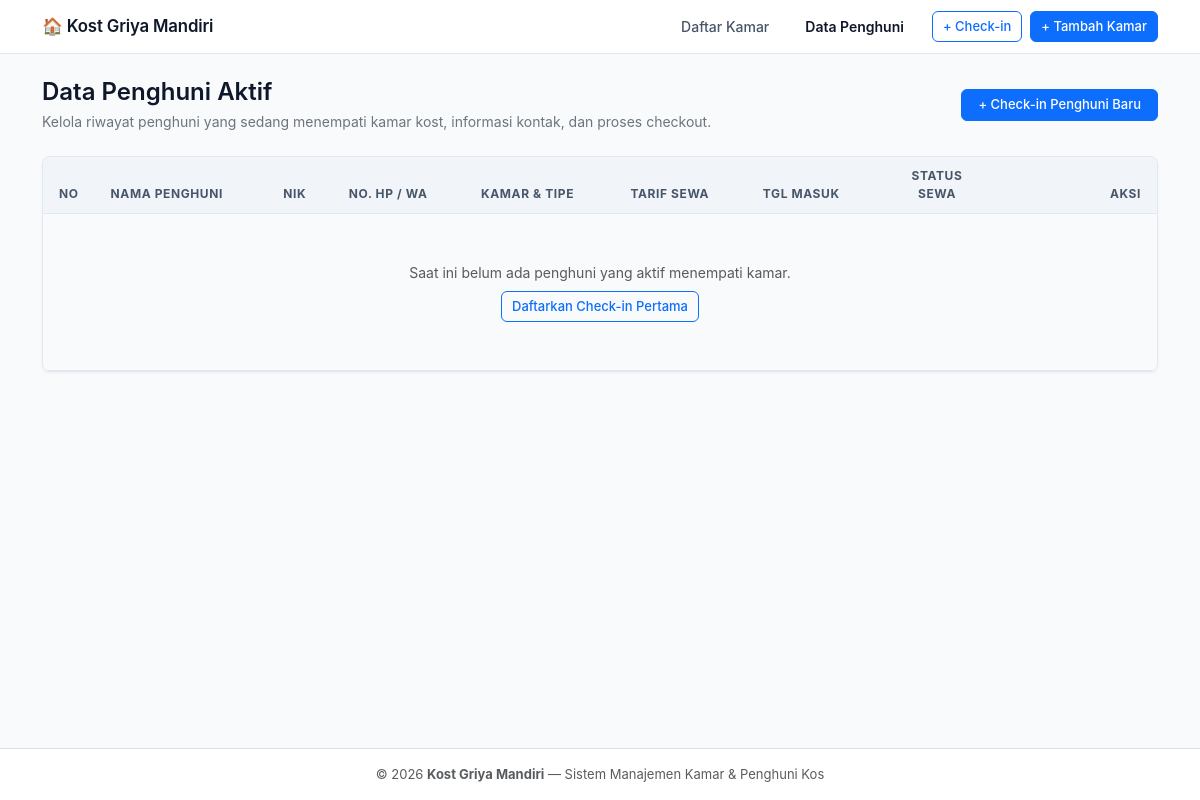
Page /penghuni on the earlier database version.
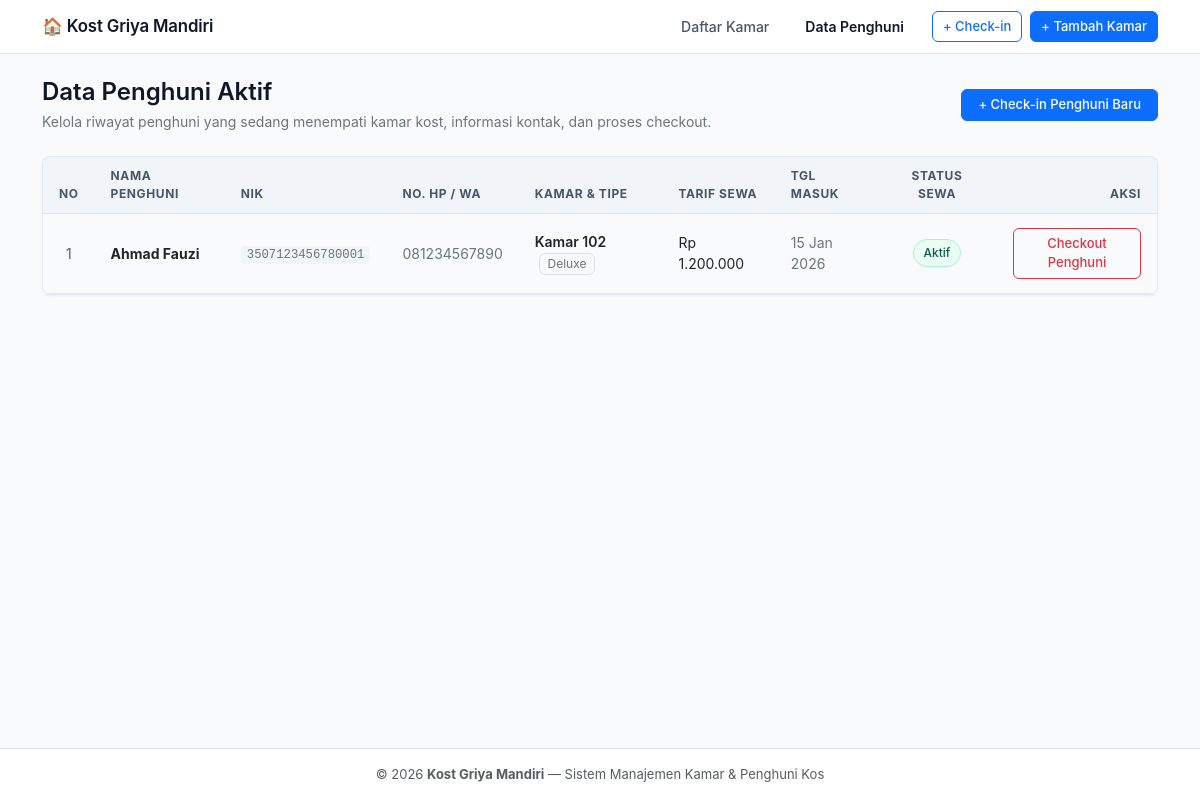
Same page on the later database version.
### tables this page shows
CREATE TABLE `penghuni` (
    `id` INT AUTO_INCREMENT PRIMARY KEY,
    `kamar_id` INT NOT NULL,
    `nama_lengkap` VARCHAR(100) NOT NULL,
    `nik` VARCHAR(20) NOT NULL,
    `no_hp` VARCHAR(20) NOT NULL,
    `tgl_masuk` DATE NOT NULL,
    `tgl_keluar` DATE NULL,
    `status_sewa` ENUM('aktif', 'selesai') NOT NULL DEFAULT 'aktif',
    `created_at` TIMESTAMP DEFAULT CURRENT_TIMESTAMP,
    CONSTRAINT `fk_penghuni_kamar` FOREIGN KEY (`kamar_id`) REFERENCES `kamar` (`id`) ON DELETE RESTRICT ON UPDATE CASCADE
);

CREATE TABLE `kamar` (
    `id` INT AUTO_INCREMENT PRIMARY KEY,
    `nomor` VARCHAR(50) NOT NULL UNIQUE,
    `tipe` VARCHAR(50) NOT NULL,
    `harga` DECIMAL(12, 2) NOT NULL,
    `fasilitas` TEXT NULL,
    `status` ENUM('tersedia', 'terisi') NOT NULL DEFAULT 'tersedia',
    `created_at` TIMESTAMP DEFAULT CURRENT_TIMESTAMP
);

### src/config/koneksi.php (called while the page is built)
<?php
$host = 'localhost';
$dbname = 'db_kostan';
$username = 'root';
$password = '';
try {
    return new PDO(
        "mysql:host={$host};dbname={$dbname};charset=utf8mb4",
        $username,
        $password,
        [
            PDO::ATTR_ERRMODE => PDO::ERRMODE_EXCEPTION,
            PDO::ATTR_DEFAULT_FETCH_MODE => PDO::FETCH_ASSOC,
            PDO::ATTR_EMULATE_PREPARES => false,
        ]
    );
} catch (PDOException $e) {
    die('<div style="font-family: -apple-system, BlinkMacSystemFont, sans-serif; padding: 24px; max-width: 600px; margin: 40px auto; background-color: #fef2f2; border: 1px solid #fecaca; border-radius: 8px; color: #991b1b;">' .
        '<h3 style="margin-top: 0; font-size: 1.1rem; color: #b91c1c;">Gagal Terhubung ke Database MySQL</h3>' .
        '<p style="font-size: 0.9rem; line-height: 1.5; color: #4b5563;">' .
        'Pastikan service MySQL di Laragon / XAMPP sudah berjalan aktif, dan database <code>db_kostan</code> telah dibuat/diimpor dari file <code>database.sql</code>.' .
        '</p>' .
        '<p style="font-size: 0.8rem; background: #fee2e2; padding: 8px 12px; border-radius: 4px; font-family: monospace; color: #7f1d1d; word-break: break-all;">' .
        htmlspecialchars($e->getMessage()) .
        '</p>' .
        '</div>');
}

### src/Controllers/PenghuniController.php (called while the page is built, shortened)
<?php
class PenghuniController
{
    private PenghuniRepository $penghuniRepo;
    public function __construct(?PenghuniRepository $repo = null, ?KamarRepository $kamarRepo = null)
    {
        $this->penghuniRepo = $repo ?? new PenghuniRepository();
    }
    private function render(string $view, array $data = []): void
    {
        extract($data);
        require_once __DIR__ . '/../../views/layout/header.php';
        require_once __DIR__ . "/../../views/{$view}.php";
        require_once __DIR__ . '/../../views/layout/footer.php';
    }
    public function index(): void
    {
        $penghunis = $this->penghuniRepo->allActive();
        $this->render('penghuni/index', [
            'title' => 'Data Penghuni Aktif - Griya Mandiri',
            'penghunis' => $penghunis,
        ]);
    }
}

### public/index.php (called while the page is built, shortened)
<?php
$router = new Router();
$router->get('/', [KamarController::class, 'index']);
$router->get('/kamar', [KamarController::class, 'index']);
$router->get('/kamar/tambah', [KamarController::class, 'create']);
$router->post('/kamar/simpan', [KamarController::class, 'store']);
$router->post('/kamar/tambah', [KamarController::class, 'store']);
$router->get('/kamar/edit/{id}', [KamarController::class, 'edit']);
$router->get('/kamar/edit', [KamarController::class, 'edit']);
$router->post('/kamar/update/{id}', [KamarController::class, 'update']);
$router->post('/kamar/update', [KamarController::class, 'update']);
$router->post('/kamar/hapus/{id}', [KamarController::class, 'delete']);
$router->post('/kamar/hapus', [KamarController::class, 'delete']);
$router->get('/kamar/hapus/{id}', [KamarController::class, 'delete']);
$router->get('/penghuni', [PenghuniController::class, 'index']);
$router->get('/penghuni/tambah', [PenghuniController::class, 'create']);
$router->post('/penghuni/simpan', [PenghuniController::class, 'store']);
$router->post('/penghuni/tambah', [PenghuniController::class, 'store']);
$router->post('/penghuni/checkout/{id}', [PenghuniController::class, 'checkout']);
$router->post('/penghuni/checkout', [PenghuniController::class, 'checkout']);
$router->dispatch($_SERVER['REQUEST_URI'], $_SERVER['REQUEST_METHOD']);

### src/Repository/PenghuniRepository.php (called while the page is built, shortened)
<?php
class PenghuniRepository
{
    private PDO $db;
    public function __construct(?PDO $pdo = null)
    {
        $this->db = $pdo ?? (require __DIR__ . '/../config/koneksi.php');
    }
    public function allActive(): array
    {
        $sql = "
            SELECT
                p.*,
                k.nomor AS nomor_kamar,
                k.tipe AS tipe_kamar,
                k.harga AS harga_bulanan
            FROM penghuni p
            JOIN kamar k ON p.kamar_id = k.id
            WHERE p.status_sewa = 'aktif'
            ORDER BY p.tgl_masuk DESC
        ";
        $stmt = $this->db->query($sql);
        return $stmt->fetchAll();
    }
}

### views/penghuni/index.php (the view, shortened to what this page needs)
<div class="d-flex flex-column flex-md-row justify-content-between align-items-md-center gap-3 mb-4">
    <div>
        <h2 class="h4 fw-semibold mb-1" style="color: #0f172a;">Data Penghuni Aktif</h2>
        <p class="text-secondary small mb-0">Kelola riwayat penghuni yang sedang menempati kamar kost, informasi kontak, dan proses checkout.</p>
    </div>
    <div>
        <a href="<?= BASE_URL ?>/penghuni/tambah" class="btn btn-primary btn-sm px-3 shadow-none">
            + Check-in Penghuni Baru
        </a>
    </div>
</div>
<div class="card card-custom p-0 overflow-hidden">
    <div class="table-responsive">
        <table class="table table-hover table-custom mb-0">
            <thead>
                <tr>
                    <th class="text-center" style="width: 50px;">No</th>
                    <th>Nama Penghuni</th>
                    <th>NIK</th>
                    <th>No. HP / WA</th>
                    <th>Kamar &amp; Tipe</th>
                    <th>Tarif Sewa</th>
                    <th>Tgl Masuk</th>
                    <th class="text-center" style="width: 120px;">Status Sewa</th>
                    <th class="text-end" style="width: 160px;">Aksi</th>
                </tr>
            </thead>
            <tbody>
                <?php if (empty($penghunis)): ?>
                    <tr>
                        <td colspan="9" class="text-center py-5 text-muted">
                            <p class="mb-2">Saat ini belum ada penghuni yang aktif menempati kamar.</p>
                            <a href="<?= BASE_URL ?>/penghuni/tambah" class="btn btn-sm btn-outline-primary">
                                Daftarkan Check-in Pertama
                            </a>
                        </td>
                    </tr>
                <?php else: ?>
                    <?php $no = 1; foreach ($penghunis as $p): ?>
                        <tr>
                            <td class="text-center text-muted"><?= $no++ ?></td>
                            <td>
                                <strong class="text-dark"><?= htmlspecialchars($p['nama_lengkap']) ?></strong>
                            </td>
                            <td>
                                <code class="text-secondary small" style="background: #f1f5f9; padding: 2px 6px; border-radius: 4px;"><?= htmlspecialchars($p['nik']) ?></code>
                            </td>
                            <td>
                                <span class="text-secondary"><?= htmlspecialchars($p['no_hp']) ?></span>
                            </td>
                            <td>
                                <span class="fw-semibold text-dark">Kamar <?= htmlspecialchars($p['nomor_kamar'] ?? $p['nomor'] ?? '-') ?></span>
                                <span class="badge bg-light text-secondary border fw-normal ms-1" style="font-size: 0.75rem;">
                                    <?= htmlspecialchars($p['tipe_kamar'] ?? $p['tipe'] ?? '') ?>
                                </span>
                            </td>
                            <td class="text-dark">
                                Rp <?= number_format((float)($p['harga_bulanan'] ?? $p['harga'] ?? 0), 0, ',', '.') ?>
                            </td>
                            <td class="text-secondary small">
                                <?= date('d M Y', strtotime($p['tgl_masuk'])) ?>
                            </td>
                            <td class="text-center">
                                <span class="badge-tersedia" style="background-color: #ecfdf5; color: #065f46; border: 1px solid #a7f3d0;">
                                    Aktif
                                </span>
                            </td>
                            <td class="text-end">
                                <form method="POST" action="<?= BASE_URL ?>/penghuni/checkout" class="d-inline" onsubmit="return confirm('Apakah Anda yakin ingin melakukan proses checkout untuk penghuni <?= htmlspecialchars(addslashes($p['nama_lengkap'])) ?> dari Kamar <?= htmlspecialchars($p['nomor_kamar'] ?? '') ?>?\n\nStatus kamar akan otomatis dikembalikan menjadi Tersedia.');">
                                    <button type="submit" class="btn btn-outline-danger btn-sm" title="Proses Checkout">
                                        Checkout Penghuni
                                    </button>
                                </form>
                            </td>
                        </tr>
                    <?php endforeach; ?>
                <?php endif; ?>
            </tbody>
        </table>
    </div>
</div>

### src/Core/Router.php (shortened to what this page needs)
<?php
class Router
{
    private array $routes = [];
    private function addRoute(string $method, string $path, array|callable $handler): void
    {
        $path = '/' . trim($path, '/');
        $this->routes[$method][$path] = $handler;
    }
    public function dispatch(string $uri, string $method): void
    {
        $path = parse_url($uri, PHP_URL_PATH) ?? '/';
        $path = '/' . trim($path, '/');
        $method = strtoupper($method);
        if (isset($this->routes[$method][$path])) {
            $this->executeHandler($this->routes[$method][$path]);
            return;
        }
    }
    private function executeHandler(array|callable $handler, array $params = []): void
    {
        if (is_array($handler)) {
            [$class, $method] = $handler;
            if (class_exists($class)) {
                $controller = new $class();
                if (method_exists($controller, $method)) {
                    call_user_func_array([$controller, $method], $params);
                    return;
                }
            }
        }
    }
}

### views/layout/header.php (shortened to what this page needs)
<!DOCTYPE html>
<html lang="id">
<head>
    <link href="https://cdn.jsdelivr.net/npm/bootstrap@5.3.2/dist/css/bootstrap.min.css" rel="stylesheet">
</head>
<body>
<?php
$requestPath = parse_url($_SERVER['REQUEST_URI'] ?? '', PHP_URL_PATH) ?? '';
$isPenghuni = str_contains($requestPath, '/penghuni');
$isKamar = !$isPenghuni;
?>
<nav class="navbar navbar-expand-lg navbar-custom mb-4">
    <div class="container">
        <a class="navbar-brand" href="<?= defined('BASE_URL') ? BASE_URL : '' ?>/kamar">
            🏠 Kost Griya Mandiri
        </a>
        <div class="collapse navbar-collapse" id="navbarNav">
            <div class="navbar-nav ms-auto align-items-lg-center gap-1">
                <a class="nav-link px-3 <?= $isKamar ? 'active fw-semibold' : '' ?>" href="<?= defined('BASE_URL') ? BASE_URL : '' ?>/kamar">Daftar Kamar</a>
                <a class="nav-link px-3 <?= $isPenghuni ? 'active fw-semibold' : '' ?>" href="<?= defined('BASE_URL') ? BASE_URL : '' ?>/penghuni">Data Penghuni</a>
                <a class="btn btn-outline-primary btn-sm ms-lg-2" href="<?= defined('BASE_URL') ? BASE_URL : '' ?>/penghuni/tambah">+ Check-in</a>
                <a class="btn btn-primary btn-sm ms-1" href="<?= defined('BASE_URL') ? BASE_URL : '' ?>/kamar/tambah">+ Tambah Kamar</a>
            </div>
        </div>
    </div>
</nav>
<div class="container pb-5 flex-grow-1">

### views/layout/footer.php (shortened to what this page needs)
</div>
<footer class="border-top py-3 mt-auto bg-white">
    <div class="container text-center text-muted" style="font-size: 0.8125rem;">
        &copy; <?= date('Y') ?> <strong>Kost Griya Mandiri</strong> &mdash; Sistem Manajemen Kamar &amp; Penghuni Kos
    </div>
</footer>
</body>
</html>

### views/layout/header.php (style rules this page uses)
:root { --bs-body-bg: #f8fafc; --bs-body-color: #334155; --border-color: #e2e8f0; }
body { font-family: -apple-system, BlinkMacSystemFont, "Segoe UI", Roboto, "Helvetica Neue", Arial, sans-serif; background-color: var(--bs-body-bg); color: var(--bs-body-color); min-height: 100vh; display: flex; flex-direction: column; }
.navbar-custom { background-color: #ffffff; border-bottom: 1px solid var(--border-color); }
.navbar-brand { font-weight: 600; color: #0f172a !important; font-size: 1.05rem; letter-spacing: -0.01em; }
.nav-link { font-size: 0.875rem; color: #475569 !important; font-weight: 500; }
.nav-link:hover, .nav-link.active { color: #0f172a !important; }
.card-custom { background: #ffffff; border: 1px solid var(--border-color); border-radius: 8px; box-shadow: 0 1px 3px rgba(0, 0, 0, 0.05); }
.table-custom thead th { background-color: #f1f5f9; color: #475569; font-size: 0.75rem; text-transform: uppercase; letter-spacing: 0.05em; border-bottom: 1px solid var(--border-color); padding: 10px 16px; }
.table-custom tbody td { padding: 14px 16px; vertical-align: middle; border-bottom: 1px solid var(--border-color); font-size: 0.875rem; }
.badge-tersedia { background-color: #ecfdf5; color: #065f46; border: 1px solid #a7f3d0; padding: 4px 10px; font-weight: 500; border-radius: 9999px; font-size: 0.75rem; display: inline-block; }
.btn { font-size: 0.875rem; border-radius: 6px; font-weight: 500; }
.btn-sm { padding: 5px 10px; font-size: 0.8125rem; }

Differences in the rows shown:
added penghuni: nama_lengkap "Ahmad Fauzi", nik "3507123456780001", no_hp "081234567890", kamar.nomor "102", kamar.tipe "Deluxe", kamar.harga "1.200.000", tgl_masuk "15 Jan 2026"
Other differences:
text no longer shown: "Saat ini belum ada penghuni yang aktif menempati kamar. Daftarkan Check-in Pertama"
